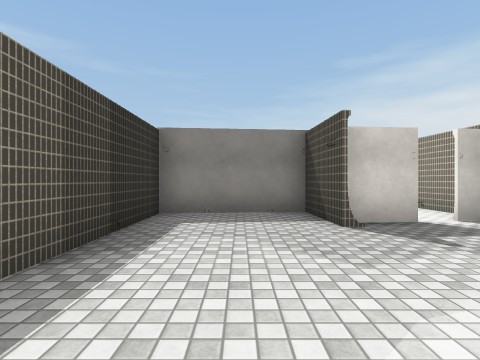
View 1 (above)

24 first-person views from a walk through a scene from a Unity 3-D project. The camera is 1.3 m above the floor, looks level and sees 80° across. Doors are open. The floor is counted in squares, 2 m on a side. Each view is taken from the middle of a square. On the plan, view 1 faces up. The plan holds only what a view shows up to about 9 squares ahead; the rest is blank. The place goes on beyond the plan. The player is left out. Some surface patterns are stand-ins.

View 2
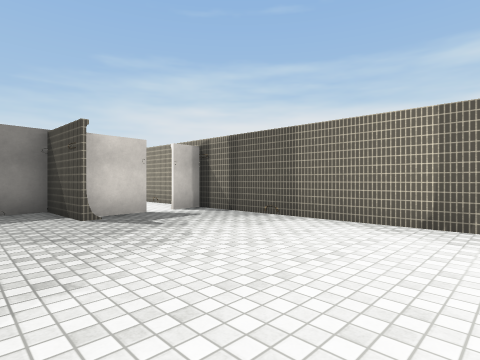

View 3
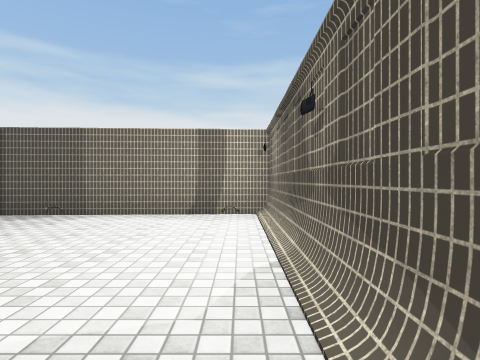

View 4
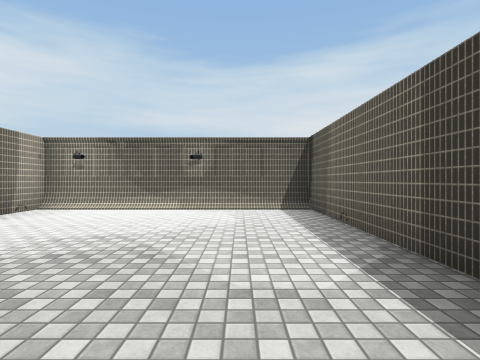

View 5
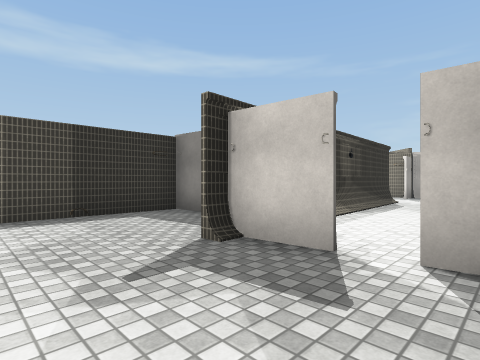

View 6
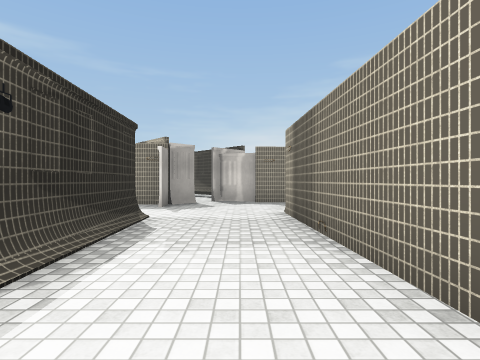

View 7
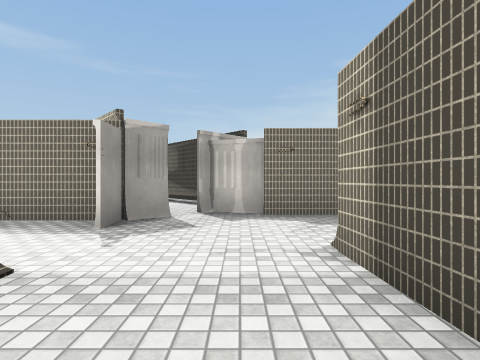

View 8
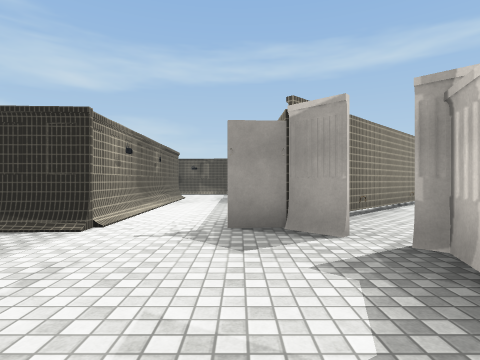

View 9
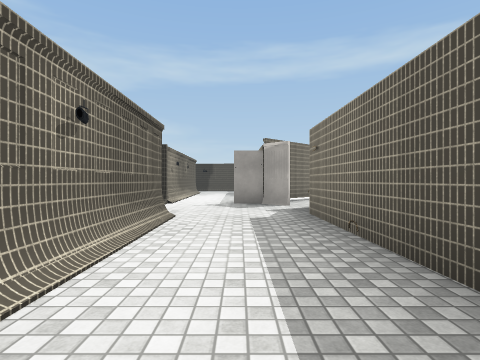

View 10
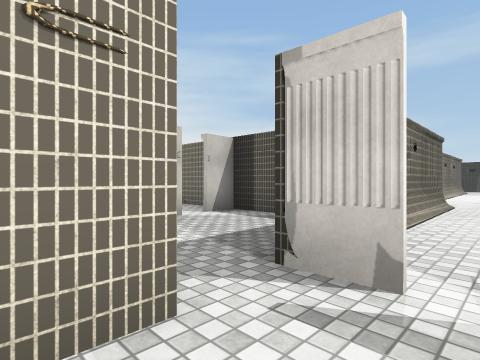

View 11
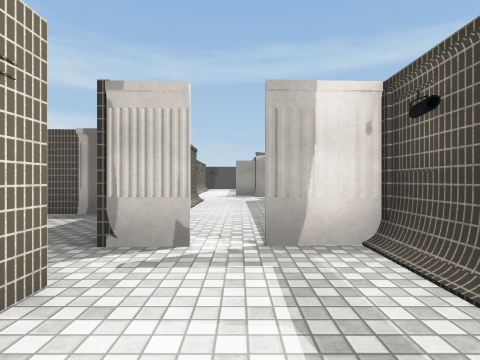

View 12
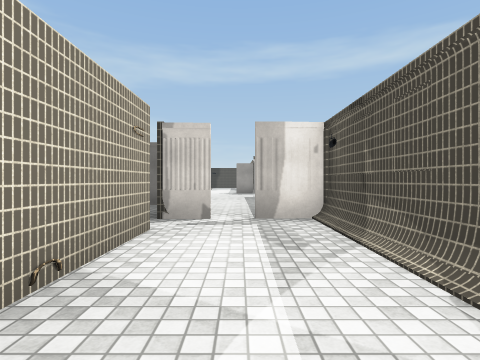

View 13
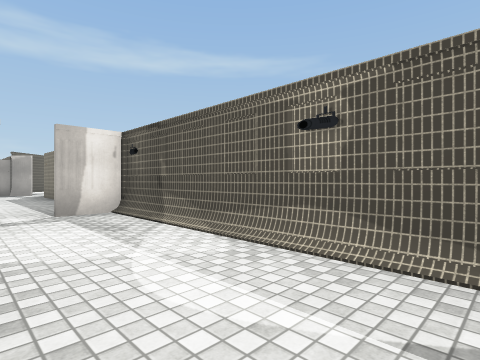

View 14
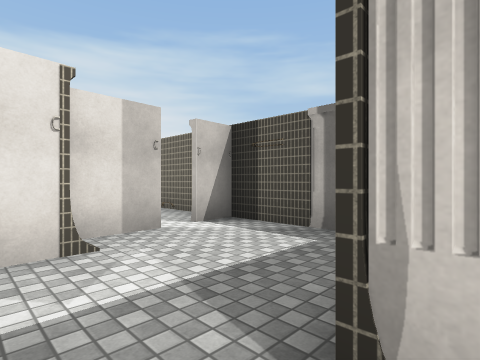

View 15
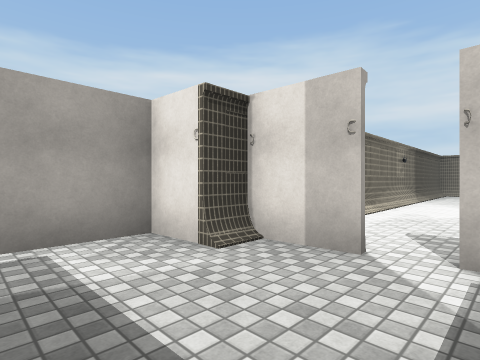

View 16
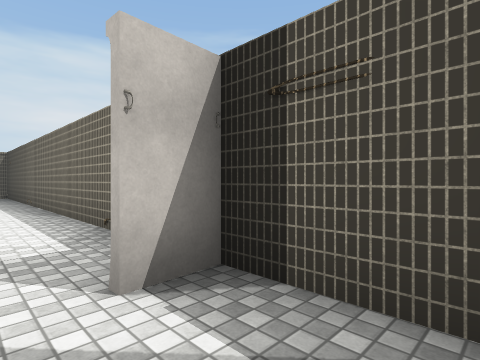

View 17
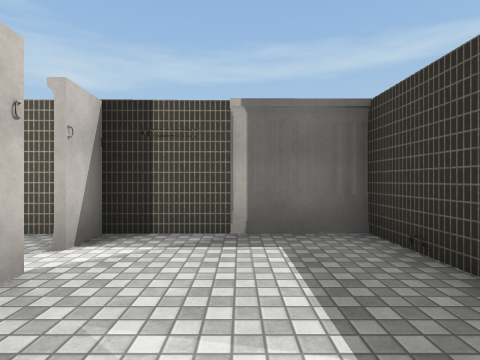

View 18
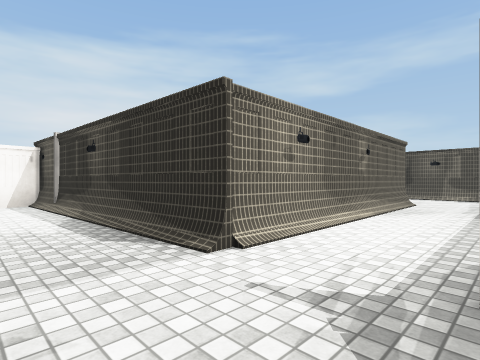

View 19
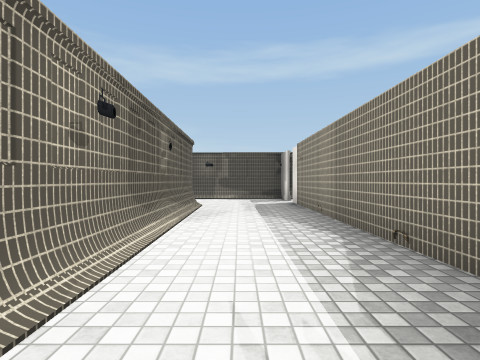

View 20
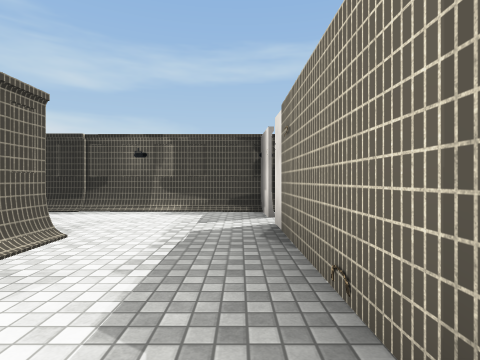

View 21
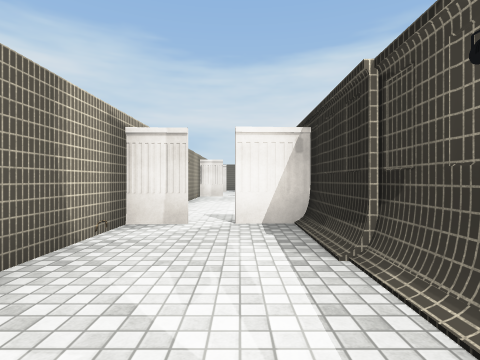

View 22
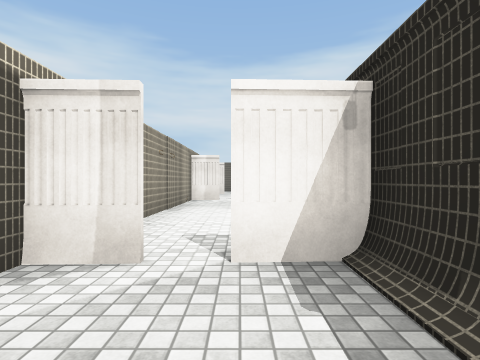

View 23
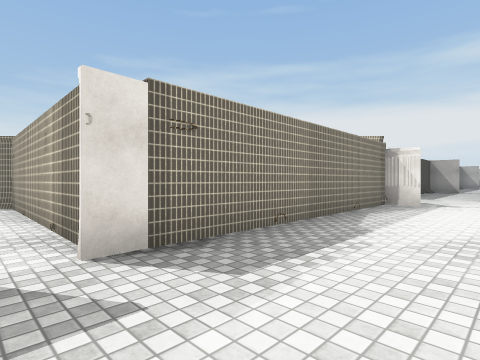

View 24
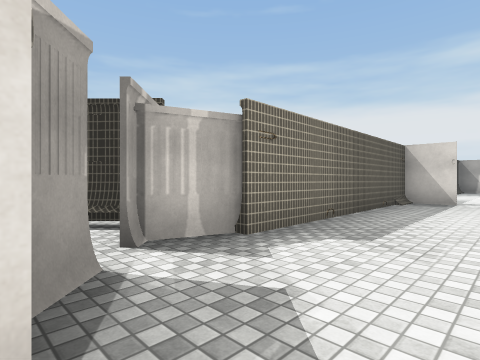

### Floor plan
Key: @ floor where view 1 was taken; # wall or solid block; . floor; / step, stairs or slope; = window, fence, low wall or low ledge; O other object.
Columns run from 8 left of view 1 to 16 right of it. Each row starts with its distance up from view 1.
 20   #
 19   #
 18   #      #
 17   #   #  ##.
 16   #   ##  ##
 15   #    ## OOO
 14 #########O..#############
 13 ##.......#...............
 12 #..............####......
 11 #../######..###O....=#
 10 #..#     #..#  O....
  9 #..#     #..#  #...O
  8 ####     #..#  #OOO
  7          #..#  # .
  6        OOO...# ##.
  5    #  #..#..O   #.#
  4    #  #..#O..#  #.#
  3    #  #......#  #.#
  2    #  #......#  #.#
  1    #  #......#  #.#
  0       #.@....#  #
 -1       #......#  #
 -2       ########

Positions as (right, up) in squares from view 1, and headings:
1: (0, 0), facing up
2: (0, -1), facing up-right
3: (-1, -1), facing right
4: (0, 5), facing down
5: (4, 2), facing up-left
6: (3, 6), facing up
7: (3, 9), facing up
8: (5, 13), facing left
9: (9, 13), facing left
10: (12, 13), facing down-left
11: (13, 13), facing left
12: (15, 13), facing left
13: (16, 12), facing up-left
14: (11, 12), facing down-left
15: (8, 11), facing down-right
16: (9, 10), facing down-left
17: (11, 10), facing left
18: (3, 13), facing down-left
19: (2, 12), facing left
20: (-2, 13), facing left
21: (-7, 12), facing down
22: (-7, 10), facing down
23: (-7, 11), facing up-right
24: (1, 12), facing up-right
